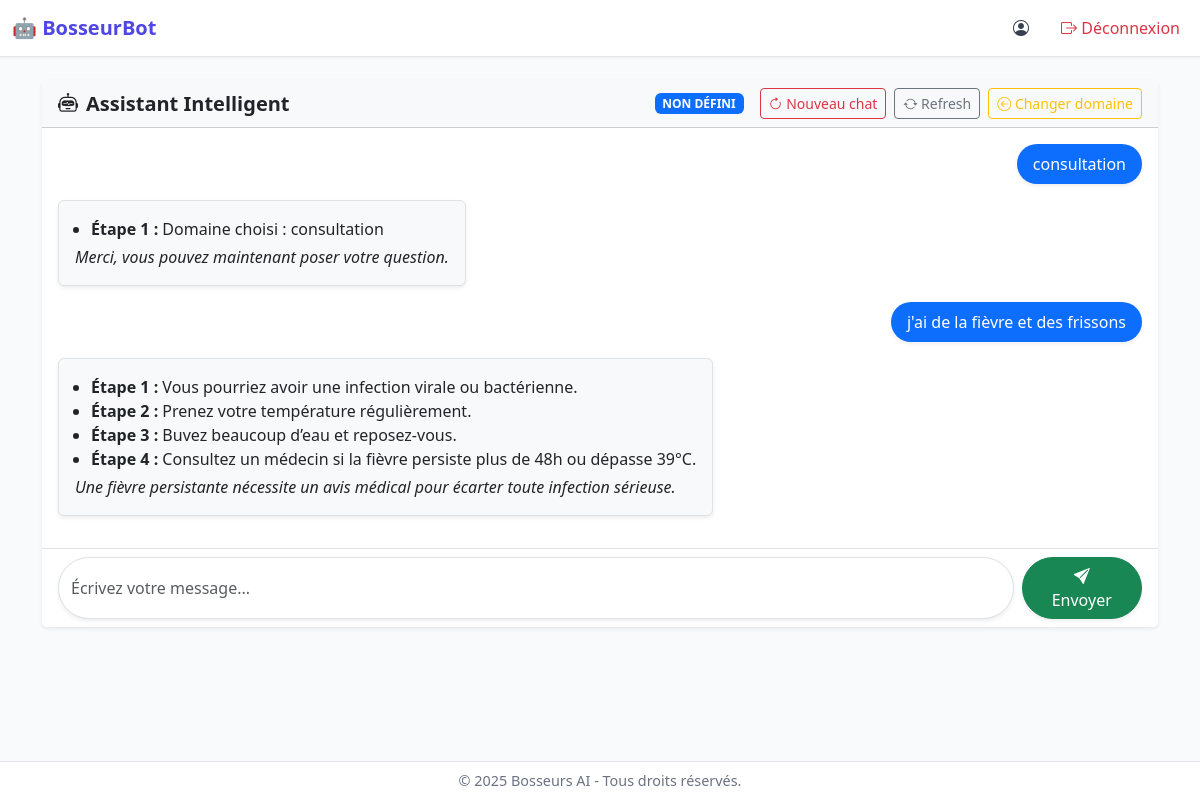
The page /chat (signed in) on the database its author committed.
### models.py (models this page shows)
class Message(db.Model):
    id = db.Column(db.Integer, primary_key=True)
    sender = db.Column(db.String(20), nullable=False)  # 'client' ou 'robot'
    content = db.Column(db.Text, nullable=False)
    domaine = db.Column(db.String(50), nullable=True)
    created_at = db.Column(db.DateTime, default=datetime.utcnow)
    user_id = db.Column(db.Integer, db.ForeignKey('user.id'), nullable=False)

### app.py (the view, shortened to what this page needs)
@app.route('/chat', methods=['GET', 'POST'])
@login_required
def chat():
    domaine = session.get('domaine')
    query = Message.query.filter_by(user_id=current_user.id)
    if domaine:
        query = query.filter_by(domaine=domaine)
    messages = query.order_by(Message.created_at).all()
    formatted_messages = []
    for msg in messages:
        content = msg.content
        if msg.sender == 'robot':
            try:
                content = json.loads(content)
            except json.JSONDecodeError:
                pass
        formatted_messages.append({
            "sender": msg.sender,
            "content": content,
            "domaine": msg.domaine,
            "created_at": msg.created_at.strftime('%Y-%m-%d %H:%M')
        })
    return render_template('chat.html', messages=formatted_messages, domaine=domaine)

### app.py (called while the page is built)
@login_manager.user_loader
def load_user(user_id):
    return User.query.get(int(user_id))

### templates/chat.html (shortened to what this page needs)
{% extends "base.html" %}
{% block content %}
<div class="container py-4">
  <div class="card shadow-sm border-0">
    <div class="card-header bg-light d-flex justify-content-between align-items-center flex-wrap">
      <h5 class="mb-0 fw-bold"><i class="bi bi-robot me-2"></i>Assistant Intelligent</h5>
      <div class="d-flex align-items-center flex-wrap">
        <span class="badge bg-primary text-uppercase me-3">
          {{ session.get('domaine', 'Non défini') }}
        </span>
        <form action="{{ url_for('nouveau_chat') }}" method="post" class="d-inline me-2">
          <button type="submit" class="btn btn-sm btn-outline-danger" title="Nouveau chat">
            <i class="bi bi-arrow-clockwise"></i> Nouveau chat
          </button>
        </form>
        <a href="{{ url_for('refresh') }}" class="btn btn-sm btn-outline-secondary me-2" title="Refresh">
          <i class="bi bi-arrow-repeat"></i> Refresh
        </a>
        <a href="{{ url_for('changer_domaine') }}" class="btn btn-sm btn-outline-warning" title="Changer de domaine">
          <i class="bi bi-arrow-left-circle"></i> Changer domaine
        </a>
      </div>
    </div>
    <div class="card-body bg-white" style="max-height: 60vh; overflow-y: auto;" id="chat-box">
      {% for message in messages %}
        <div class="mb-3">
          {% if message.sender == 'client' %}
            <div class="text-end">
              <div class="d-inline-block bg-primary text-white p-2 rounded-pill px-3 shadow-sm">
                {{ message.content }}
              </div>
            </div>
          {% elif message.sender == 'robot' %}
            <div class="text-start">
              <div class="d-inline-block bg-light border p-3 rounded shadow-sm">
                {% if message.content is mapping and message.content.etapes %}
                  <ul class="mb-1 ps-3">
                    {% for key, etape in message.content.etapes.items() %}
                      <li><strong>Étape {{ key }} :</strong> {{ etape }}</li>
                    {% endfor %}
                  </ul>
                  {% if message.content.conclusion %}
                    <p class="mb-0"><em>{{ message.content.conclusion }}</em></p>
                  {% endif %}
                {% else %}
                  <p class="mb-0">{{ message.content }}</p>
                {% endif %}
              </div>
            </div>
          {% endif %}
        </div>
      {% endfor %}
    </div>
    <div class="card-footer bg-white border-top">
      <form method="post" class="d-flex">
        <input type="text" name="message" class="form-control me-2 rounded-pill shadow-sm" placeholder="Écrivez votre message..." required autofocus>
        <button type="submit" class="btn btn-success rounded-pill px-4 shadow-sm">
          <i class="bi bi-send-fill"></i> Envoyer
        </button>
      </form>
    </div>
  </div>
</div>
{% endblock %}

### templates/base.html (shortened to what this page needs)
<!DOCTYPE html>
<html lang="fr">
<head>
  <link href="{{ url_for('static', filename='css/bootstrap.min.css') }}" rel="stylesheet">
  <link href="https://cdn.jsdelivr.net/npm/bootstrap-icons@1.10.5/font/bootstrap-icons.css" rel="stylesheet">
</head>
<body>
<nav class="navbar navbar-expand-lg navbar-light">
  <div class="container-fluid">
    <a class="navbar-brand" href="/">🤖 BosseurBot</a>
    <div class="collapse navbar-collapse justify-content-end" id="navbarNav">
      <ul class="navbar-nav gap-3">
        {% if current_user.is_authenticated %}
          <li class="nav-item">
            <a class="nav-link" href="#"><i class="bi bi-person-circle"></i> {{ current_user.username }}</a>
          </li>
          <li class="nav-item">
            <a class="nav-link text-danger" href="{{ url_for('logout') }}"><i class="bi bi-box-arrow-right"></i> Déconnexion</a>
          </li>
        {% else %}
          <li class="nav-item">
            <a class="nav-link" href="{{ url_for('login') }}"><i class="bi bi-box-arrow-in-right"></i> Connexion</a>
          </li>
        {% endif %}
      </ul>
    </div>
  </div>
</nav>
<main>
  {% block content %}{% endblock %}
</main>
<div class="bottombar">
  &copy; {{ current_year or "2025" }} Bosseurs AI - Tous droits réservés.
</div>
</body>
</html>

### templates/base.html (style rules this page uses)
body { margin: 0; padding-top: 56px; padding-bottom: 50px; background-color: #f9fafb; color: #1f2937; font-family: 'Segoe UI', sans-serif; }
.navbar { position: fixed; top: 0; width: 100%; z-index: 1050; background-color: #ffffff; border-bottom: 1px solid #e5e7eb; box-shadow: 0 1px 2px rgba(0, 0, 0, 0.05); }
.navbar-brand { color: #4f46e5; font-weight: bold; }
.navbar-nav .nav-link { color: #374151; }
.bottombar { position: fixed; bottom: 0; width: 100%; z-index: 1050; background-color: #ffffff; border-top: 1px solid #e5e7eb; padding: 8px 16px; text-align: center; font-size: 0.9rem; color: #6b7280; }
main { min-height: calc(100vh - 106px); }

### rows shown on the page
Message: content "consultation"
Message: etapes "1", etapes "Domaine choisi : consultation", content.conclusion "Merci, vous pouvez maintenant poser votre question."
Message: content "j'ai de la fièvre et des frissons"
Message: etapes "1" "2" "3" "4", etapes "Vous pourriez avoir une infection virale ou bactérienne." "Prenez votre température régulièrement." "Buvez beaucoup d’eau et reposez-vous." "Consultez un médecin si la fièvre persiste plus de 48h ou dépasse 39°C.", content.conclusion "Une fièvre persistante nécessite un avis médical pour écarter toute infection sérieuse."

### other values the page prints
{{ session.get('domaine', 'Non défini') }} "NON DÉFINI"
{{ current_year or "2025" }} "2025"
